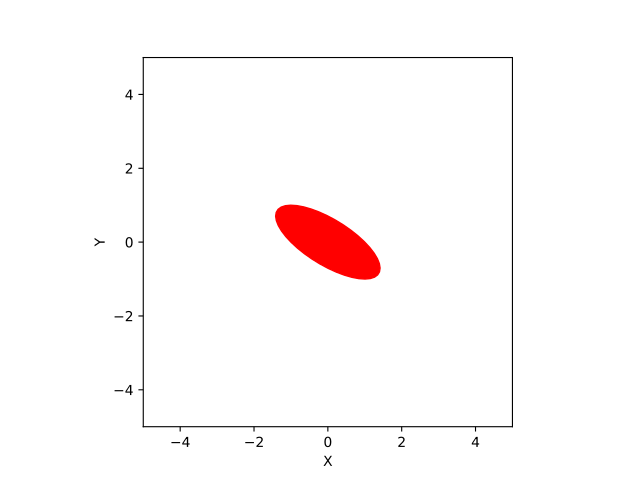

Recreate this plot in Python.
from spatialmath import Ellipse
from spatialmath.base import plotvol2
plotvol2(5)
e = Ellipse(E=np.array([[1, 1], [1, 2]]))
e.plot(filled=True, color='r')
